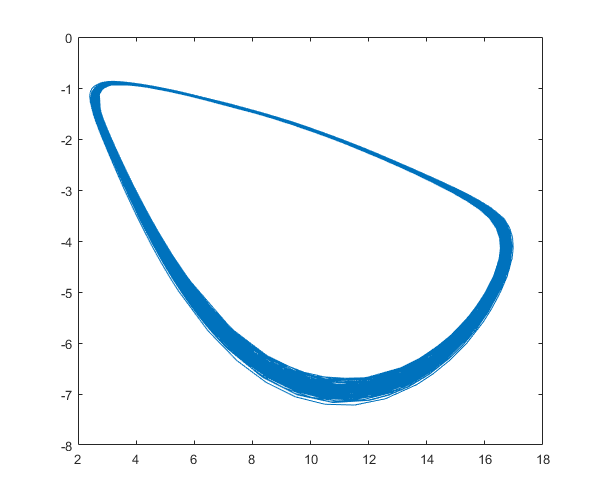
%> input picture testCycle..png, 600 x 500 px
$ octave GetLimitCycle.m   (GNU Octave 9; MATLAB toolbox functions it lacks are replaced by stand-ins)
%> lines starting %> are read from the running program, lines starting %| are printed output that depends on the picture; in (x1, y1, x2, y2) boxes, pixels count from 0 and x2, y2 are one past the last pixel; in counts of white or black regions, pixels touching at a corner belong together; the program's own positions count from 1
I = rgb2gray(imread('testCycle..png'));
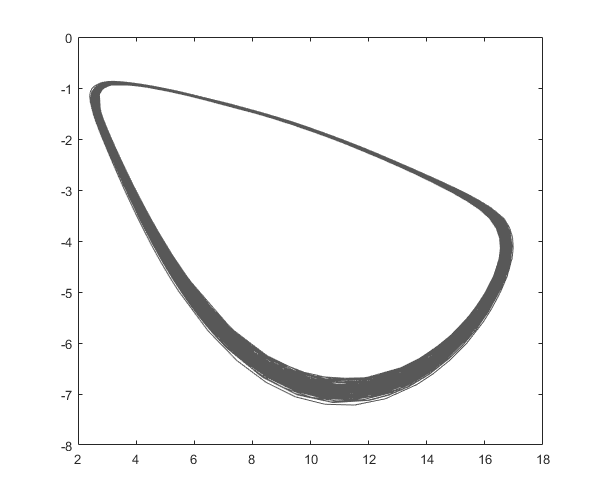
%> I: size 500x600 uint8; min 38, max 255, mean 245.9
Icomplement = imcomplement(I);
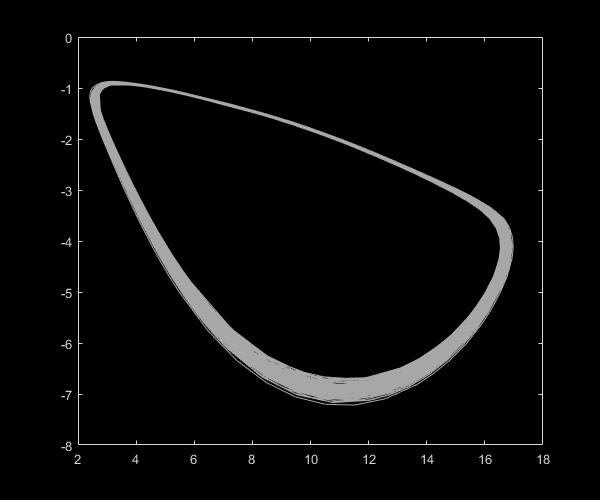
%> Icomplement: size 500x600 uint8; min 0, max 217, mean 9.1
BW = imbinarize(Icomplement);
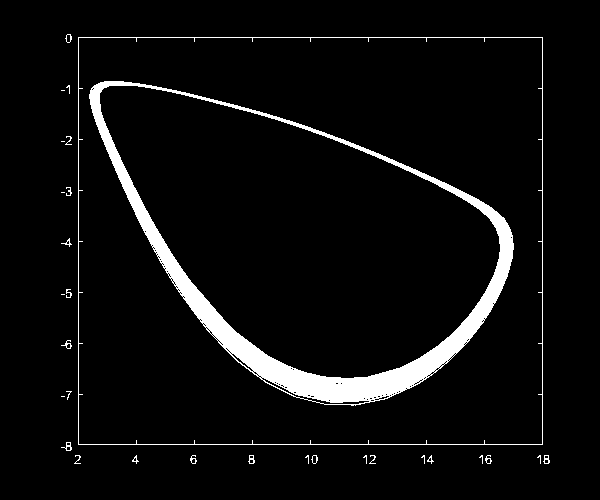
%> BW: size 500x600 logical; 5.4% white; 30 white regions (12 under 20 px), largest, box (x1, y1, x2, y2) and area: (89, 81, 514, 406) 13719, (78, 37, 543, 445) 1854, (61, 442, 72, 451) 38
figure
imshow(BW)
Gaussian=fspecial('gaussian', 5, 1);
Lap=[0 -1 0; -1 4 -1; 0 -1 0];
j4=conv2(BW, Gaussian, 'same');
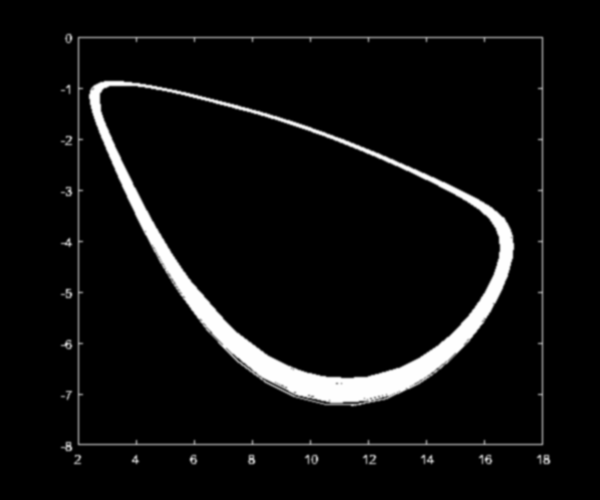
%> j4: size 500x600 double; min 0, max 1, mean 0.0538
j5=conv2(j4, Gaussian, 'same');
figure
%> (the run ends here)

$ run again, with DataParticleLimitCyle.png copied over testCycle..png
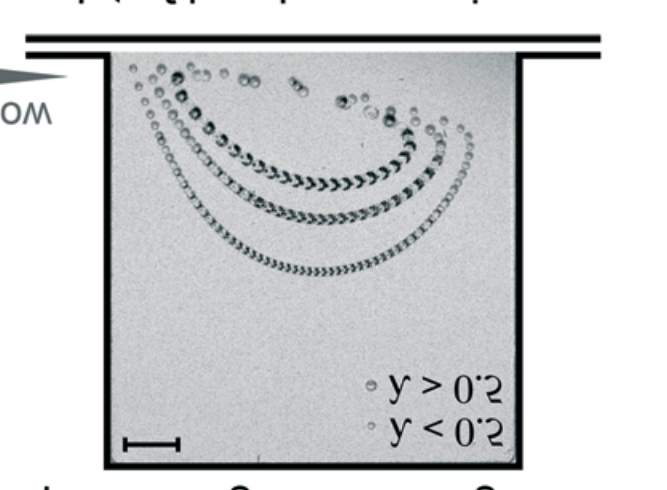
%> input picture DataParticleLimitCyle.png, 667 x 490 px
%> `BW = imbinarize(Icomplement);`:
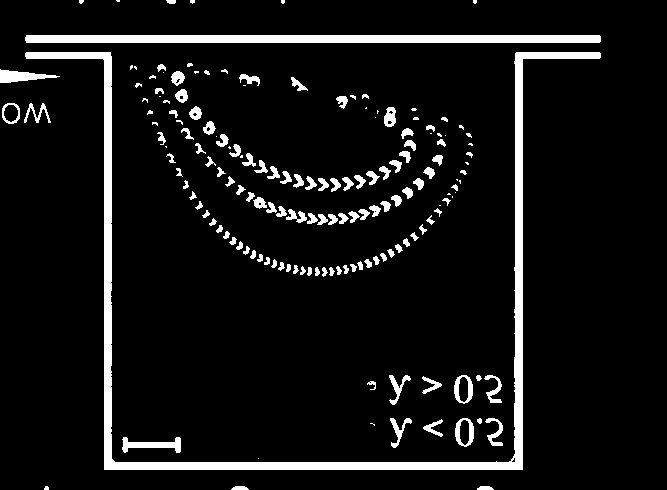
%> BW: size 490x667 logical; 7.7% white; 167 white regions (45 under 20 px), largest, box (x1, y1, x2, y2) and area: (25, 52, 601, 470) 11082, (25, 35, 601, 43) 4602, (122, 437, 181, 453) 453
%> `j4=conv2(BW, Gaussian, 'same');`:
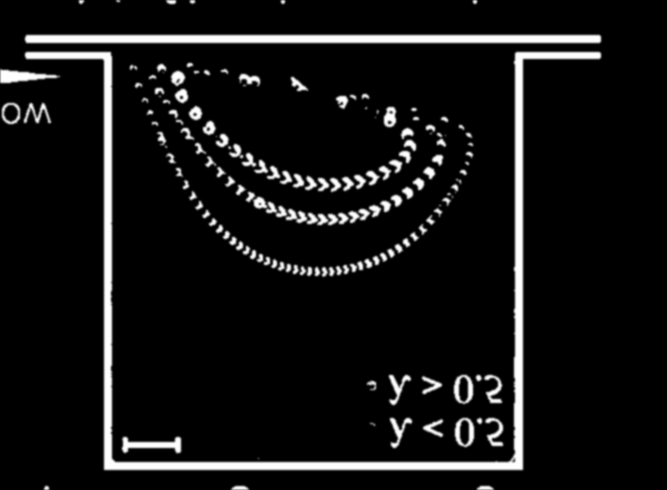
%> j4: size 490x667 double; min 0, max 1, mean 0.0769

$ run again, with MigTest.png copied over testCycle..png
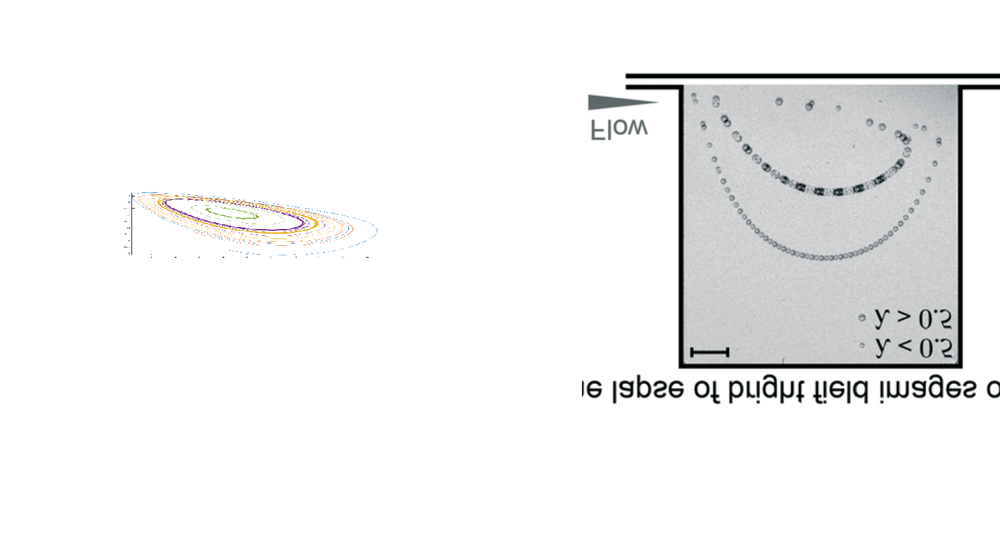
%> input picture MigTest.png, 1000 x 544 px, shrunk from 1476 x 803 before the run
%> `BW = imbinarize(Icomplement);`:
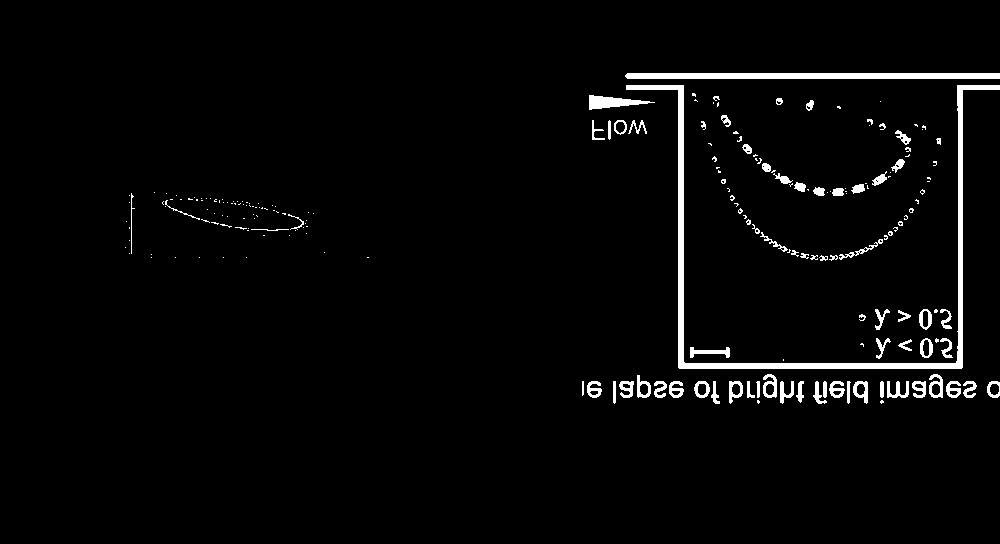
%> BW: size 544x1000 logical; 2.8% white; 212 white regions (138 under 20 px), largest, box (x1, y1, x2, y2) and area: (626, 85, 1000, 369) 5254, (625, 73, 1000, 79) 2244, (589, 95, 655, 110) 514
%> `j5=conv2(j4, Gaussian, 'same');`:
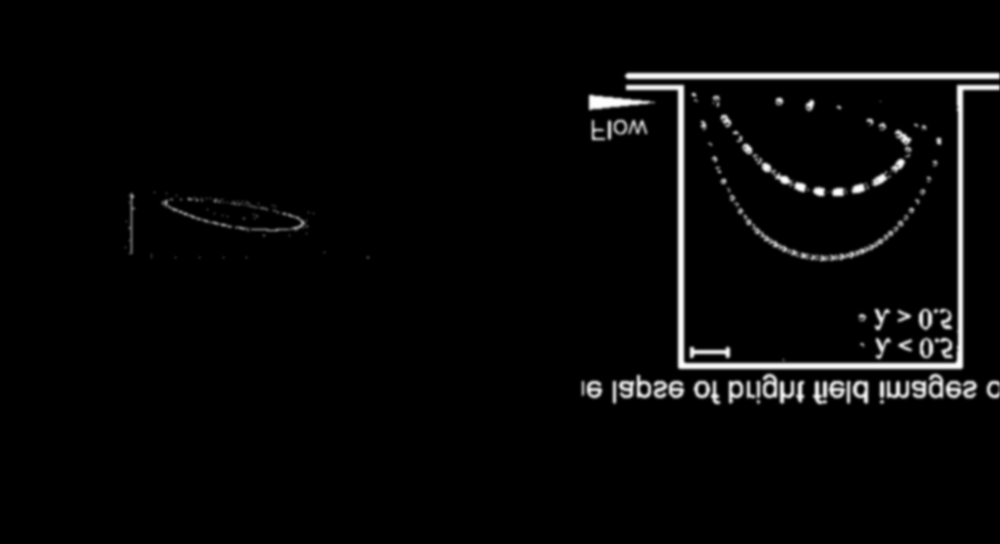
%> j5: size 544x1000 double; min 0, max 1, mean 0.028; mean of the top-left, top-right, bottom-left and bottom-right quarters 0.00293, 0.0557, 0, 0.0534

$ run again, with SimulatedParticleTrajectory.png copied over testCycle..png
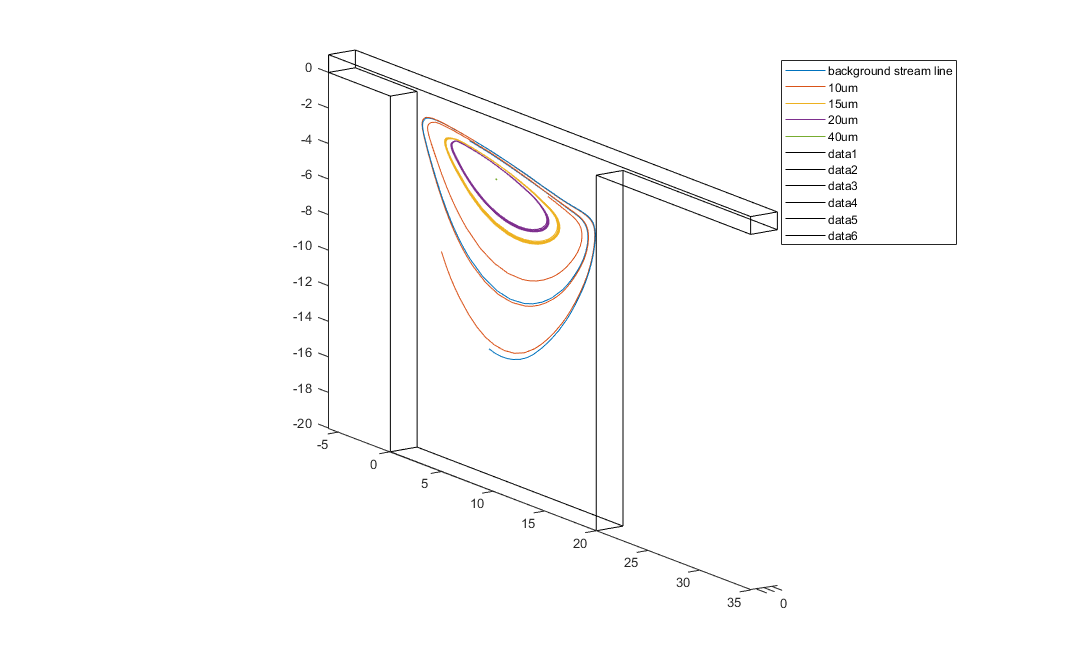
%> input picture SimulatedParticleTrajectory.png, 1069 x 663 px
%> `BW = imbinarize(Icomplement);`:
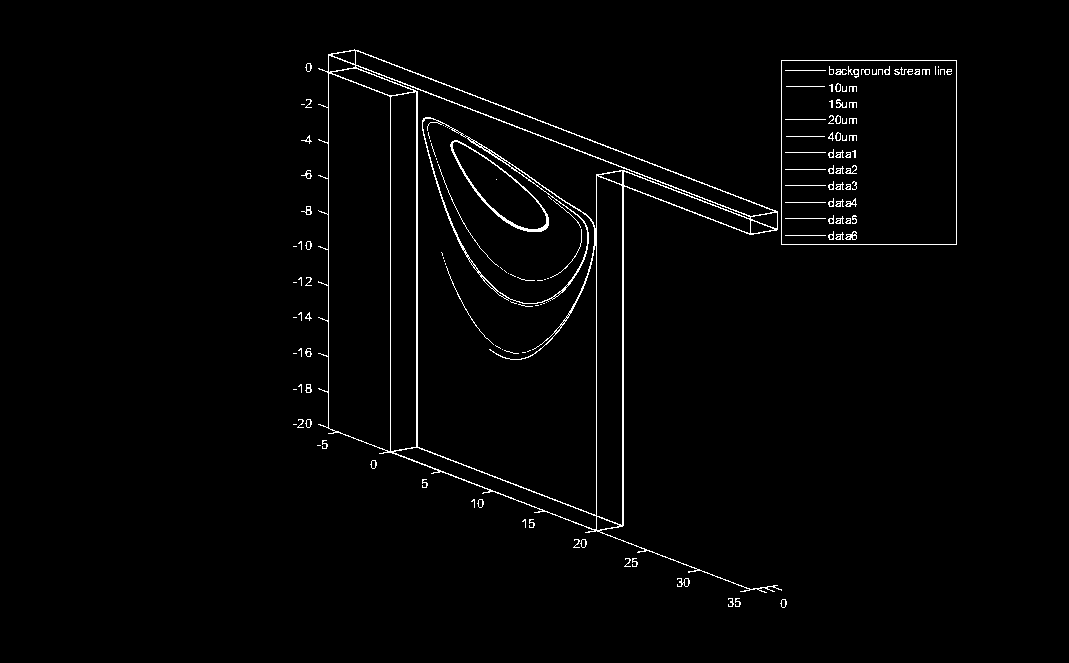
%> BW: size 663x1069 logical; 1.7% white in thin lines or dots, all inside (x1, y1, x2, y2) = (293, 49, 957, 608)
%> `j5=conv2(j4, Gaussian, 'same');`:
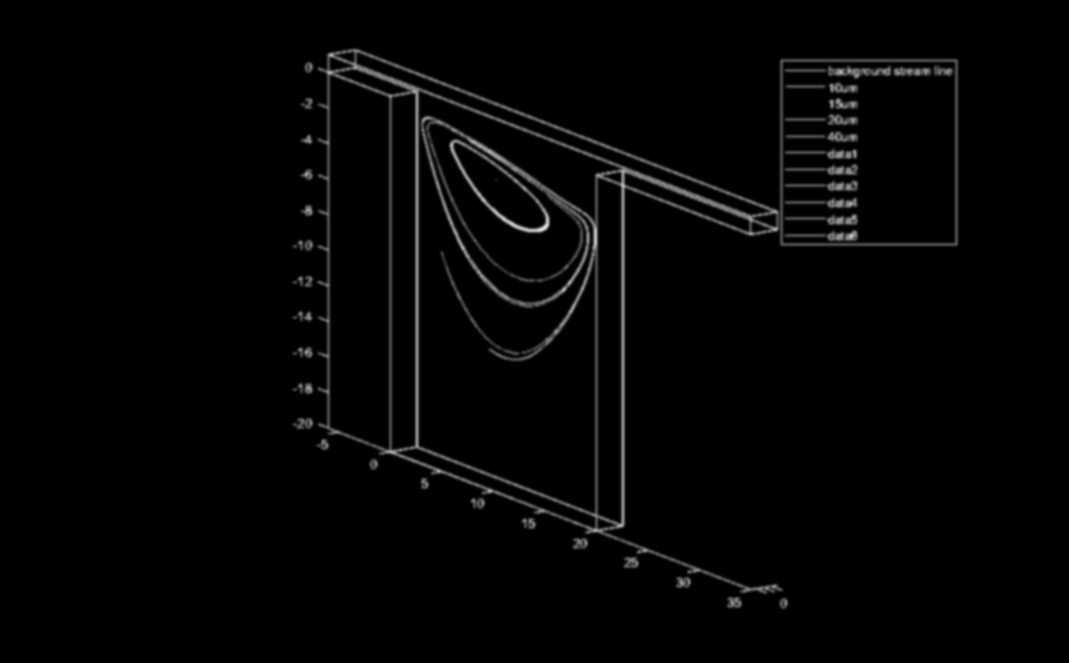
%> j5: size 663x1069 double; min 0, max 0.871, mean 0.0166
